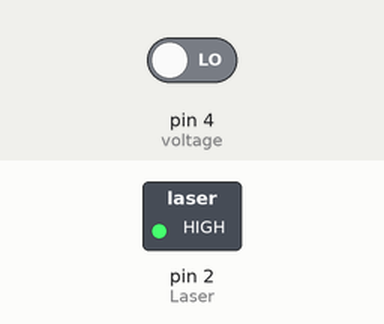
Simulated run of this sketch. Board: Arduino Uno, built with avr-gcc and run on an emulated ATmega328P. Parts: switched loads named in the sketch (green lamp = pin HIGH). Dashed ring = blinking. The test bench sets the inputs (shaded band); at power-on: pin 4 (voltage) LOW. What the sketch prints to the serial monitor is not drawn.

Above: at 0.2 s.
Timing chart, 0 to 5.8 s (numbered marks = the images above):
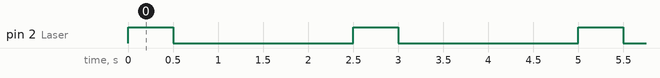

Measured:
- by itself, pin 2 (Laser): alternates HIGH for 0.50 s and LOW for 2.0 s

The sketch:

laser.ino
```cpp
int Laser = 2;
int voltage = 4;
int voltage1;

void setup()

{
Serial.begin(9600);
pinMode (Laser,OUTPUT);
digitalWrite(Laser,LOW);
pinMode(voltage,INPUT);
}

void loop()
{
  digitalWrite(Laser,HIGH);      // turning the laser on
  //voltage = analogRead(A0);                                                    //reading the voltage on A0 and storing the value received in "voltage"
  //float voltage1 = voltage * (5.0 / 1023.0);                                  // transforming the value stored in "voltage" to readable information
  //Serial.print("the laser is ON and the voltage on the center pin is ");
  voltage1 = digitalRead(voltage);
  Serial.println(voltage1);
  //Serial.println();
    delay(500);                                                                // wait for two second
  digitalWrite(Laser,LOW);                                                    // turning the laser off
  //voltage = analogRead(A0);
  //float voltage2 = voltage * (5.0 / 1023.0);
  //Serial.print("the laser is OFF and the voltage on the center pin is ");
  //Serial.println(voltage2);
  //Serial.println();
    delay(2000);                                                               // wait for two second
}
```
